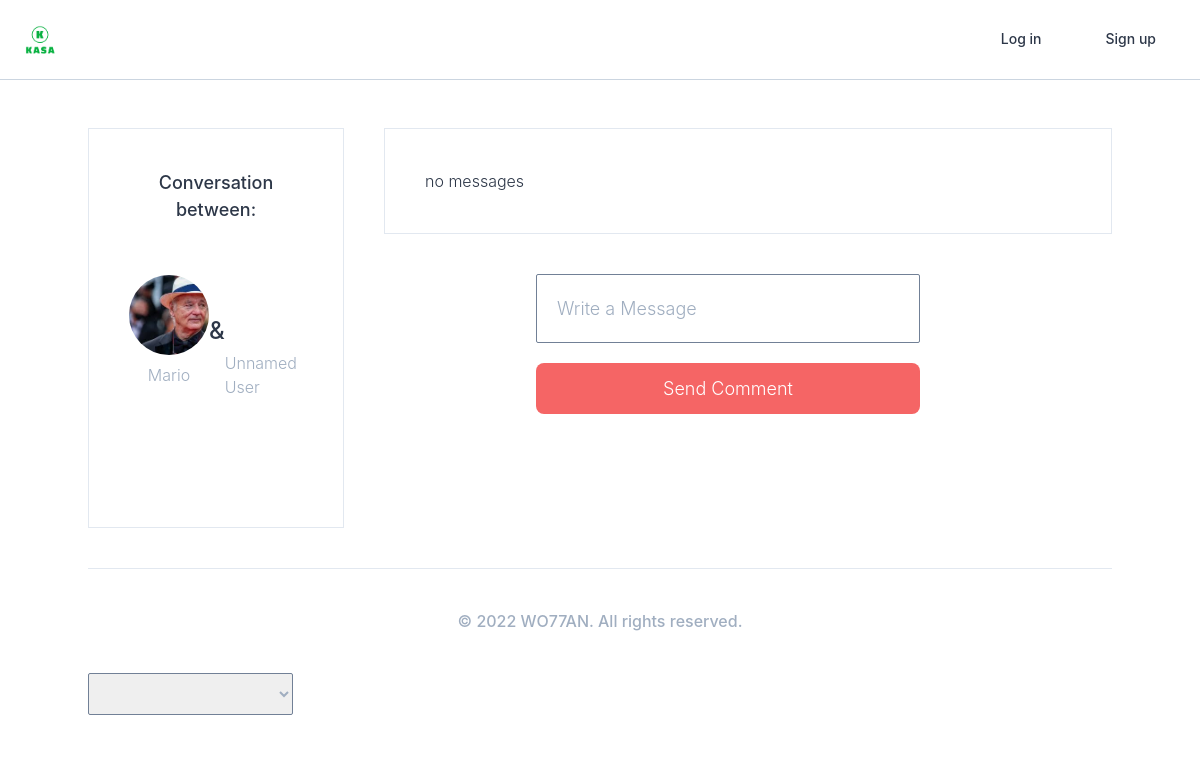
Page /conversations/1/ on the committed database.
### users/models.py (models this page shows, shortened)
class User(AbstractUser):
    GENDER_MALE = "male"
    GENDER_FEMALE = "female"
    GENDER_OTHER = "other"
    GENDER_CHOICES = (
        (GENDER_MALE, _("Male")),
        (GENDER_FEMALE, _("Female")),
        (GENDER_OTHER, _("Other")),
    )
    LANGUAGE_ENGLISH = "en"
    LANGUAGE_SPANISH = "es"
    LANGUAGE_CHOICES = (
        (LANGUAGE_ENGLISH, _("English")),
        (LANGUAGE_SPANISH, _("Spanish")),
    )
    CURRENCY_USD = "usd"
    CURRENCY_CLP = "clp"
    CURRENCY_CHOICES = ((CURRENCY_USD, "USD"), (CURRENCY_CLP, "CLP"))
    LOGIN_EMAIL = "email"
    LOGIN_GITHUB = "github"
    LOGIN_CHOICES = (
        (LOGIN_EMAIL, "Email"),
        (LOGIN_GITHUB, "Github"),
    )
    first_name = models.CharField(
        _("first name"), max_length=30, blank=True, default=""
    )
    avatar = models.ImageField(upload_to="avatars", blank=True)
    gender = models.CharField(
        _("gender"), choices=GENDER_CHOICES, max_length=10, blank=True
    )
    bio = models.TextField(_("bio"), blank=True)
    birthdate = models.DateField(blank=True, null=True)
    language = models.CharField(
        _("language"),
        choices=LANGUAGE_CHOICES,
        max_length=2,
        blank=True,
        default=LANGUAGE_ENGLISH,
    )
    currency = models.CharField(
        choices=CURRENCY_CHOICES, max_length=3, blank=True, default=CURRENCY_CLP
    )
    superhost = models.BooleanField(default=False)
    email_verified = models.BooleanField(default=False)
    email_secret = models.CharField(max_length=20, default="", blank=True)
    login_method = models.CharField(
        max_length=50, choices=LOGIN_CHOICES, default=LOGIN_EMAIL
    )
    objects = core_managers.CustomUserManager()

### conversations/views.py (the view, shortened to what this page needs)
# urls.py: path("<int:pk>/", views.ConversationDetailView.as_view(), name="detail"),
class ConversationDetailView(View):
    def get(self, *args, **kwargs):
        pk = kwargs.get("pk")
        conversation = models.Conversation.objects.get_or_none(pk=pk)
        if not conversation:
            raise Http404()
        return render(
            self.request,
            "conversations/conversation_detail.html",
            {"conversation": conversation},
        )

### core/managers.py (called while the page is built)
    def get_or_none(self, **kwargs):
        try:
            return self.get(**kwargs)
        except self.model.DoesNotExist:
            return None

### templates/conversations/conversation_detail.html (shortened to what this page needs)
{% extends "base.html" %}
{% block content %}
    <div class="container mx-auto my-10 mt-32 flex justify-between min-h-50vh">
        <div class="border w-1/4 p-10">
            <span class="text-center w-full block text-lg font-medium">Conversation between:</span>
            <div class="flex justify-between mt-10 items-center">
                {% for user in conversation.participants.all  %}
                    <div class="flex flex-col items-center">
                        {% include "mixins/user_avatar.html" with user=user %}
                        <span class="mt-2 text-gray-500">{{user.first_name}}</span>
                    </div>
                    {% if forloop.first %}
                      <span class="font-medium text-2xl">&</span>
                    {% endif %}
                {% endfor %}
            </div>
        </div>
        <div class="flex-grow">
        <div class="border  ml-10 p-10 flex flex-col">
                {% if conversation.messages.count == 0 %}
                    no messages
                {% endif %}
            </div>
            <form class="mt-10 w-1/2 mx-auto" method="POST">
                <input class="border-box mb-5" name="message" placeholder="Write a Message" required />
                <button class="btn-link">Send Comment</button>
            </form>
        </div>
    </div>
{% endblock content %}

### templates/mixins/user_avatar.html
{% if user.avatar %}
    <div class="{{h_and_w|default:'h-20 w-20'}} rounded-full bg-cover" style="background-image: url({{user.avatar.url}});">
{% else %}
    <div class="{{h_and_w|default:'h-20 w-20'}} bg-gray-700 rounded-full text-white flex justify-center items-center overflow-hidden">
        <span class="{{text|default:'text-3xl'}}">{{user.first_name|first}}</span>
    {% endif %}
</div>

### rows in the picture
User: avatar (picture), first_name "Mario"
User: first_name "Unnamed User"
